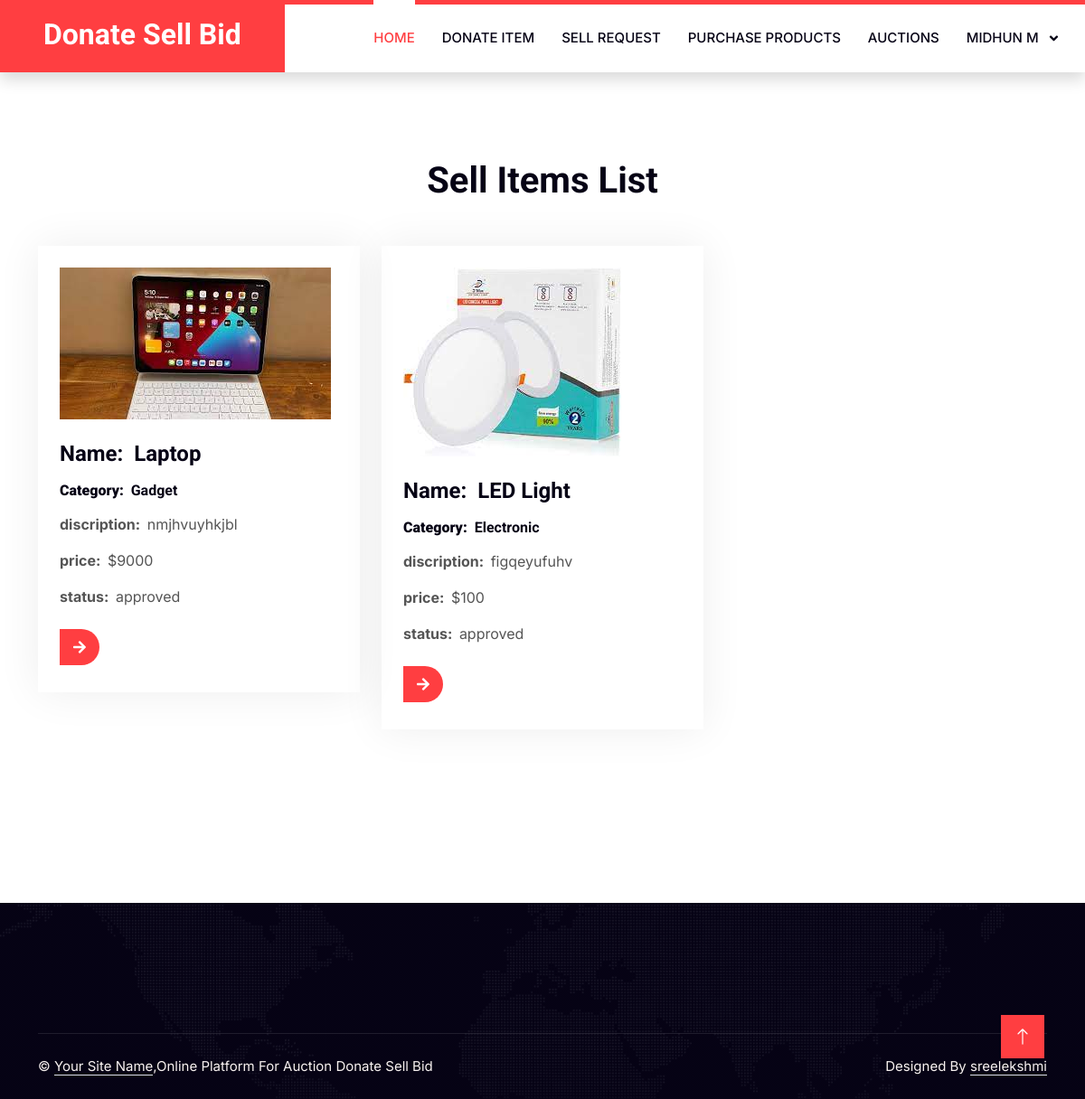
Screenshot of /viewu_product.php (signed in) with the database file from the repository.
### tables this page shows
CREATE TABLE IF NOT EXISTS `u_register` (
  `id` int(11) NOT NULL AUTO_INCREMENT,
  `name` varchar(223) NOT NULL,
  `email` varchar(223) NOT NULL,
  `phone` varchar(223) NOT NULL,
  `password` varchar(223) NOT NULL,
  `address` varchar(223) NOT NULL,
  PRIMARY KEY (`id`)
);

CREATE TABLE IF NOT EXISTS `products` (
  `id` int(11) NOT NULL AUTO_INCREMENT,
  `u_id` varchar(11) NOT NULL,
  `name` varchar(225) NOT NULL,
  `category` varchar(225) NOT NULL,
  `disc` varchar(225) NOT NULL,
  `price` varchar(225) NOT NULL,
  `image` varchar(225) NOT NULL,
  `type` varchar(225) NOT NULL,
  `status` varchar(225) NOT NULL,
  PRIMARY KEY (`id`)
);

### viewu_product.php (the view, shortened to what this page needs)
<?php
include("header.php");
?>
    <div class="container-xxl py-5">
        <div class="container py-5">
            <div class="text-center wow fadeInUp" data-wow-delay="0.1s">
                <h1 class="mb-5">Sell Items List</h1>
            </div>
            <div class="row g-4" >
					<?php
		include("conn.php");
		$sel="select * from products where u_id='$_SESSION[uid]' and type='Purchased'";
		$res=mysqli_query($con,$sel);
		while($row=mysqli_fetch_array($res))
		{
		?>
                <div class="col-md-6 col-lg-4 wow fadeInUp" data-wow-delay="0.3s">
                    <div class="service-item p-4">
                        <div class="overflow-hidden mb-4">
						<img class="img-fluid" src="./uploads/<?php echo $row['image'];?>" alt="">
                        </div>
                        <h4 class="mb-3">Name:&nbsp;&nbsp;<?php echo $row['name'];?></h4>
                        <h6 class="mb-3"><b>Category:&nbsp;&nbsp;</b><?php echo $row['category'];?></h6>
                        <p><b>discription:&nbsp;&nbsp;</b><?php echo $row['disc'];?></p>
                        <p><b>price:&nbsp;&nbsp;</b><span>$</span><?php echo $row['price'];?></p>
                        <p><b>status:&nbsp;&nbsp;</b><?php echo $row['status'];?></p>
						 <a class="btn-slide mt-2" href="delete.php?id=<?php echo $row['id'];?>"><i class="fa fa-arrow-right"></i><span>Delect</span></a>
                    </div>
                </div>
				<?php
		}
		?>
               </div>
				</div>
				</div>
<?php
include("footer.php");
?>

### header.php (shortened to what this page needs)
<!DOCTYPE html>
<html lang="en">
<?php
 include("conn.php");
?>
<head>
    <link href="https://cdnjs.cloudflare.com/ajax/libs/font-awesome/5.10.0/css/all.min.css" rel="stylesheet">
    <link href="https://cdn.jsdelivr.net/npm/bootstrap-icons@1.4.1/font/bootstrap-icons.css" rel="stylesheet">
    <link href="lib/animate/animate.min.css" rel="stylesheet">
    <link href="lib/owlcarousel/assets/owl.carousel.min.css" rel="stylesheet">
    <link href="css/bootstrap.min.css" rel="stylesheet">
    <link href="css/style.css" rel="stylesheet">
</head>
<body>
    <nav class="navbar navbar-expand-lg bg-white navbar-light shadow border-top border-5 border-primary sticky-top p-0">
        <a href="index.html" class="navbar-brand bg-primary d-flex align-items-center px-4 px-lg-5">
            <h2 class="mb-2 text-white"><span class="uppercase-text">Donate Sell Bid</span></h2>
        </a>
		<?php
						   if($_SESSION['type']=='admin')
						   {
						   ?>
        <div class="collapse navbar-collapse" id="navbarCollapse">
            <div class="navbar-nav ms-auto p-4 p-lg-0">
                <a href="index.php" class="nav-item nav-link active">Home</a>
                <a href="receivedonation.php" class="nav-item nav-link">Receive Donation</a>
				                <a href="viewusell_product.php" class="nav-item nav-link">view Request</a>
                                <a href="all_product.php" class="nav-item nav-link">All Products</a>
                <a href="a_sellproduct2.php" class="nav-item nav-link">sell products</a>
                <a href="auctiondisplay.php" class="nav-item nav-link">view auction</a>
				<div class="nav-item dropdown">
            <a class="nav-link dropdown-toggle" href="#" id="navbarDropdown" role="button" data-bs-toggle="dropdown" aria-expanded="false">
                Reports
            </a>
            <ul class="dropdown-menu" aria-labelledby="navbarDropdown">
                <li><a class="dropdown-item" href="sales_report.php">Sales</a></li>
                <li><a class="dropdown-item" href="auction_report.php">Auction</a></li>
            </ul>
        </div>
        <a href="viewusers.php" class="nav-item nav-link">view users</a>
                <a href="logout.php" class="nav-item nav-link">logout</a>
            </div>
        </div>
		 <?php
						   }
						   elseif($_SESSION['type']=='user')
						   {
						   ?>
      <div class="collapse navbar-collapse" id="navbarCollapse">
    <div class="navbar-nav ms-auto p-4 p-lg-0">
        <a href="index.php" class="nav-item nav-link active">Home</a>
        <a href="donateitem.php" class="nav-item nav-link">Donate Item</a>
        <a href="u_sellproduct.php" class="nav-item nav-link">Sell Request</a>
        <a href="viewa_product.php" class="nav-item nav-link">Purchase Products</a>
        <a href="availableauction.php" class="nav-item nav-link">Auctions</a>
        <div class="nav-item dropdown">
            <a class="nav-link dropdown-toggle" href="#" id="navbarDropdown" role="button" data-bs-toggle="dropdown" aria-expanded="false">
                <?php
                    $user = "SELECT name FROM u_register WHERE id = $_SESSION[uid]";
                    $res=mysqli_query($con,$user);
                    $row=mysqli_fetch_assoc($res);
                    echo $row['name'];
                ?>
            </a>
        </div>
    </div>
</div>
		 <?php
						   }
						   ?>
    </nav>

### css/style.css (style rules this page uses)
:root { --primary: #FF3E41; --secondary: #51CFED; --light: #F8F2F0; --dark: #060315; }
.navbar .dropdown-toggle::after { border: none; content: "\f107"; font-family: "Font Awesome 5 Free"; font-weight: 900; vertical-align: middle; margin-left: 8px; }
.navbar-light .navbar-nav .nav-link { position: relative; margin-right: 30px; padding: 25px 0; color: #FFFFFF; font-size: 15px; text-transform: uppercase; outline: none; }
.navbar-light .navbar-nav .nav-link:hover, .navbar-light .navbar-nav .nav-link.active { color: var(--primary); }
.navbar-light .navbar-brand, .navbar-light a.btn { height: 75px; }
.navbar-light .navbar-nav .nav-link { color: var(--dark); font-weight: 500; }
.navbar-light.sticky-top { top: -100px; transition: .5s; }
@media (min-width: 992px) { .navbar-light .navbar-nav .nav-link::before { position: absolute; content: ""; width: 0; height: 5px; top: -6px; left: 50%; background: #FFFFFF; transition: .5s; } }
@media (min-width: 992px) { .navbar-light .navbar-nav .nav-link:hover::before, .navbar-light .navbar-nav .nav-link.active::before { width: 100%; left: 0; } }
.service-item, .price-item, .team-item { box-shadow: 0 0 45px rgba(0, 0, 0, .07); }
.service-item img, .team-item img { transition: .5s; }
.service-item a.btn-slide, .price-item a.btn-slide, .team-item div.btn-slide { position: relative; display: inline-block; overflow: hidden; font-size: 0; }
.service-item a.btn-slide i, .service-item a.btn-slide span, .price-item a.btn-slide i, .price-item a.btn-slide span, .team-item div.btn-slide i, .team-item div.btn-slide span { position: relative; height: 40px; padding: 0 15px; display: inline-flex; align-items: center; font-size: 16px; color: #FFFFFF; background: var(--primary); border-radius: 0 35px 35px 0; transition: .5s; z-index: 2; }

### rows the page displays
u_register: name "MIDHUN M"
products: image (picture), name "Laptop", category "Gadget", disc "nmjhvuyhkjbl", price "9000", status "approved"
products: image (picture), name "LED Light", category "Electronic", disc "figqeyufuhv", price "100", status "approved"
